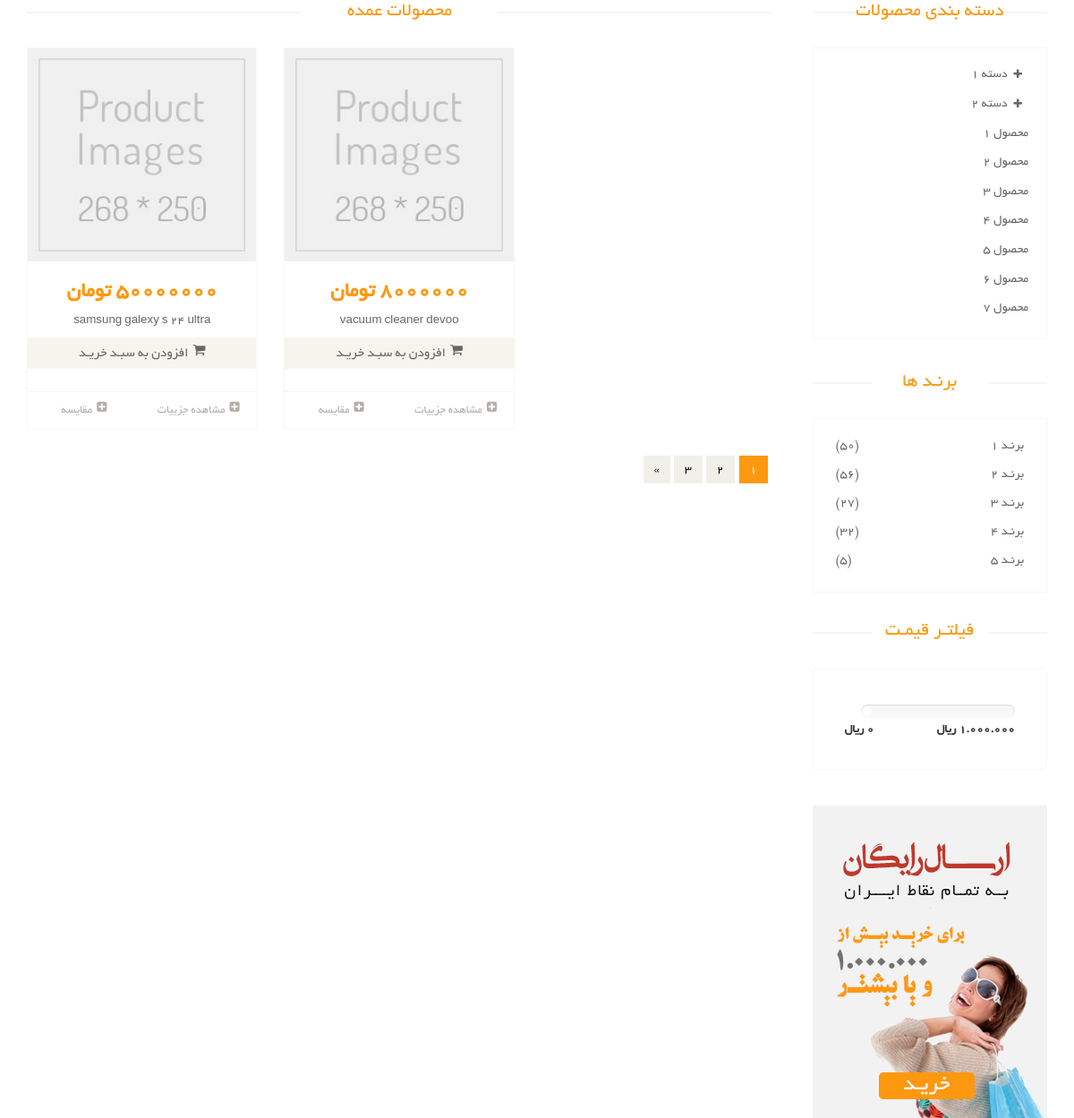
Before: /products/ with the older database file.
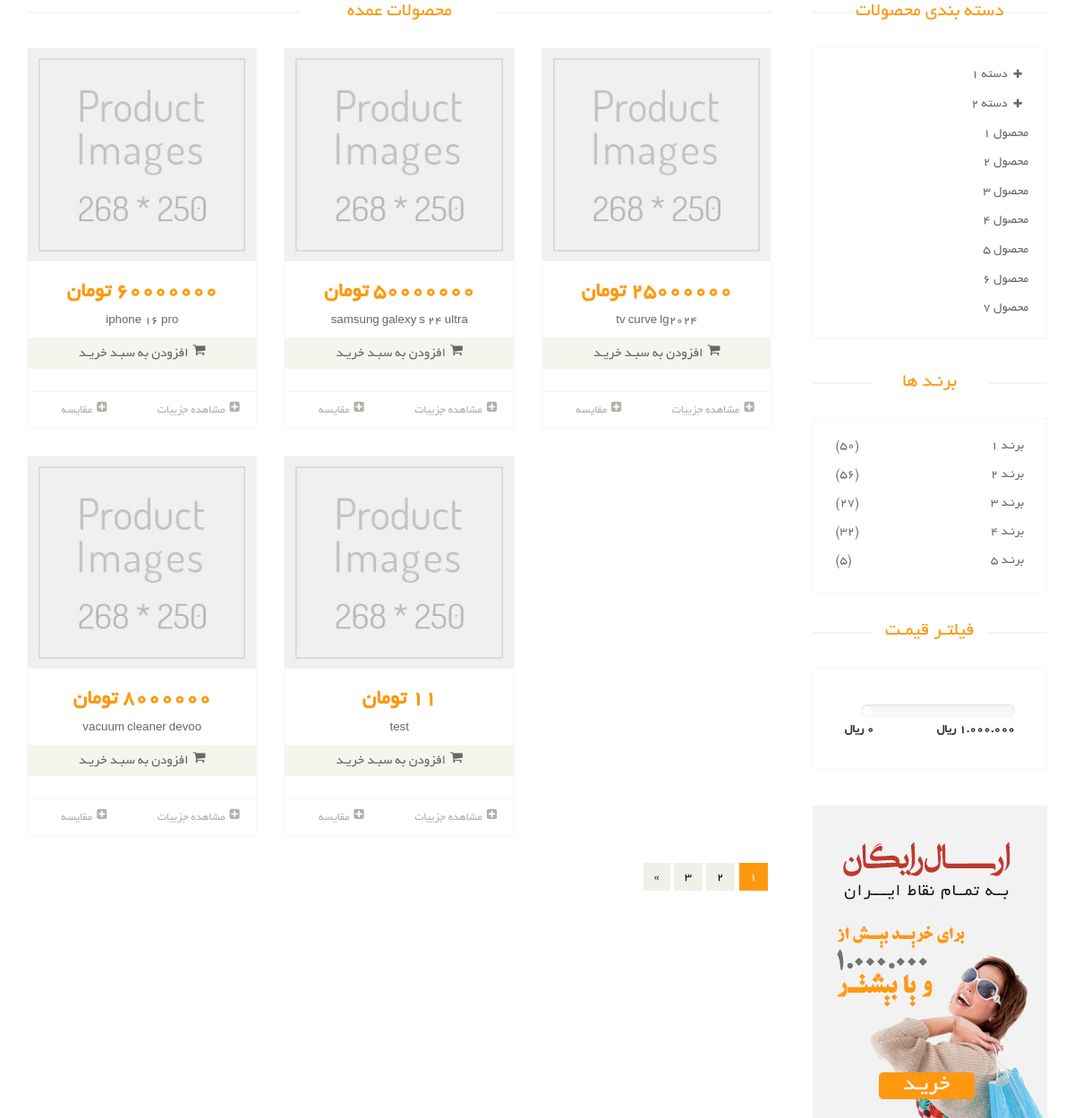
After: the same page with the newer database file.
### product_module/models.py (models this page shows, shortened)
class Product(models.Model):
    title = models.CharField(max_length=300, verbose_name='نام محصول')
    category = models.ManyToManyField(
        ProductCategory,
        related_name='product_categories',
        verbose_name='دسته بندی ها')
    brand = models.ForeignKey(ProductBrand, on_delete=models.CASCADE, verbose_name='برند', null=True, blank=True)
    price = models.IntegerField(verbose_name='قیمت')
    short_description = models.CharField(max_length=360, db_index=True, null=True, verbose_name='توضیحات کوتاه')
    description = models.TextField(verbose_name='توضیحات اصلی', db_index=True)
    slug = models.SlugField(default="", null=False, db_index=True, blank=True, max_length=200, unique=True,
                            verbose_name='عنوان در url')
    is_active = models.BooleanField(default=False, verbose_name='فعال / غیرفعال')
    is_delete = models.BooleanField(verbose_name='حذف شده / نشده')
    class Meta:
        verbose_name = 'محصول'
        verbose_name_plural = 'محصولات'

### product_module/views.py (the view)
# urls.py: path('', views.product_list, name='product-list'),
def product_list(request):
    products = Product.objects.all().order_by('-price')[:5]
    return render(request, 'product_module/product_list.html', {
        'products': products,
    })

### product_module/templates/product_module/product_list.html (shortened to what the changed rows need)
{% extends 'shared/_layout.html' %}
{% block content %}
    <section>
        <div class="container">
            <div class="row">
                <div class="col-sm-9 padding-right">
                    <div class="features_items">
                        <h2 class="title text-center">محصولات عمده</h2>
                        {% for product in products %}
                            {% include 'includes/product_item_partial.html' with product=product %}
                        {% endfor %}
                        <div class="clearfix"></div>
                        <ul class="pagination">
                            <li class="active"><a href="">1</a></li>
                            <li><a href="">2</a></li>
                            <li><a href="">3</a></li>
                            <li><a href="">»</a></li>
                        </ul>
                    </div>
                </div>
                <div class="col-sm-3">
                    <div class="left-sidebar">
                        <h2>دسته بندی محصولات</h2>
                        <div class="brands_products">
                            <h2>برنـد ها</h2>
                        </div>
                        <div class="price-range">
                            <h2>فیلتـر قیمـت</h2>
                        </div>
                    </div>
                </div>
            </div>
        </div>
    </section>
{% endblock %}

### product_module/templates/includes/product_item_partial.html (shortened to what this page needs)
<div class="col-sm-4">
    <div class="product-image-wrapper">
        <div class="single-products">
            <div class="productinfo text-center">
                <img src="/static/images/shop/product.jpg" alt="">
                <h2>{{ product.price }} تومان</h2>
                <p>{{ product.title }}</p>
                <a href="#" class="btn btn-default add-to-cart"><i
                        class="fa fa-shopping-cart"></i>افزودن به سبـد خریـد</a>
            </div>
            <div class="product-overlay">
                <div class="overlay-content">
                </div>
            </div>
        </div>
        <div class="choose">
            <ul class="nav nav-pills nav-justified">
                <li><a href="{% url 'product-detail' slug=product.slug %}"><i class="fa fa-plus-square"></i>مشاهده
                    جزییات</a></li>
                <li><a href=""><i class="fa fa-plus-square"></i>مقایسه</a></li>
            </ul>
        </div>
    </div>
</div>

Changed rows visible on the page:
added Product: price "60000000", title "iphone 16 pro"
added Product: price "25000000", title "tv curve lg2024"
added Product: price "11", title "test"
